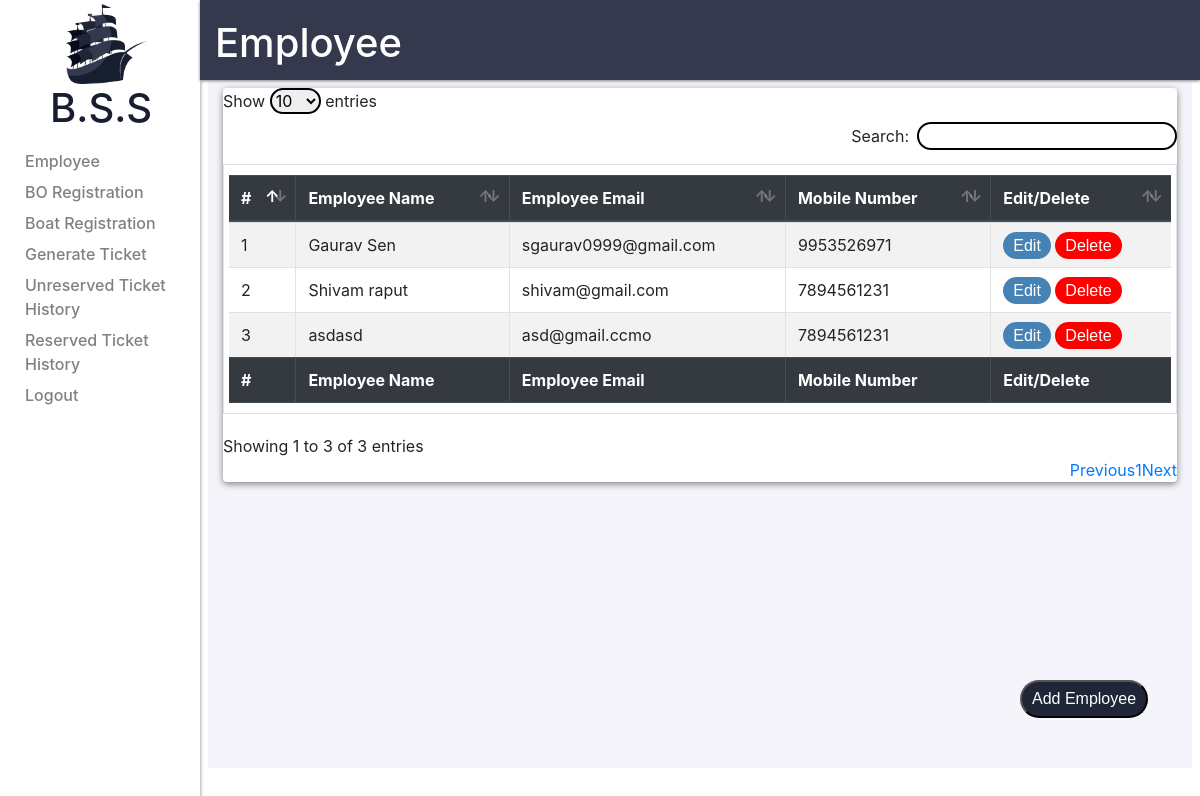
Screenshot of /modules/admin/employee_listing.php (signed in) with the database file from the repository.
### tables this page shows
CREATE TABLE `users` (
  `userid` int(11) NOT NULL,
  `username` varchar(20) NOT NULL,
  `roleid` int(11) NOT NULL,
  `password` longtext NOT NULL,
  `email` varchar(60) NOT NULL,
  `mobilenumber` bigint(10) NOT NULL,
  `name` varchar(20) NOT NULL,
  `status` tinyint(1) NOT NULL DEFAULT 0
);

### modules/admin/employee_listing.php (the view, shortened to what this page needs)
<?php
require"../../includes/admin/layout/head.php";
require"../../includes/admin/layout/sidebar.php";
require"../../includes/admin/dbconnect.php";
$listing_query="SELECT * FROM users WHERE roleid = 2 && status = 1";
$execute_query=mysqli_query($connect,$listing_query);
$index=1;
?>
<div class="col-10 header_container">
<h1 class=header_name>Employee</h1>
</div>
<div class="container">
    <div class="row">
            <div class="col">
            	<div class="add_button">
					<button type="button" class="add_btn" data-toggle="modal" onclick="addemp()" data-target="#myModal">Add Employee</button>
            	</div>
            	<div class="wrapper">
	            	<table class="table customtable table-striped table-bordered" id="emplist">
	            		<thead class="thead-dark">
	            		<tr>
		        			<th scope="col">#</th>
		            		<th scope="col">Employee Name</th>
		            		<th scope="col">Employee Email</th>
		            		<th scope="col">Mobile Number</th>
		            		<th scope="col">Edit/Delete</th>
		            	</tr>
		            </thead>
		            <tbody>
	<?php
		while($data=mysqli_fetch_assoc($execute_query))
			{
				echo '<tr>';
				echo '<td scope="row">'.$index.'</td>';
				echo '<td>'.$data['name'].'</td>';
				echo '<td>'.$data['email'].'</td>';
				echo '<td>'.$data['mobilenumber'].'</td>';
				echo '<td><a href="#" onclick="editemp('.$data['userid'].')" data-toggle="modal" data-target="#myModal" class="edit_btn">Edit</a> <a href="../../scripts/admin/employee_delete_script.php?id='.$data['userid'].'" class="delete_btn">Delete</a></td>';
				echo '</tr>';
				$index++;
			}
	?>
		         		</tbody>
			       		<tfoot class="thead-dark">
	           				<th scope="col">#</th>
			            		<th scope="col">Employee Name</th>
			            		<th scope="col">Employee Email</th>
			            		<th scope="col">Mobile Number</th>
			            		<th scope="col">Edit/Delete</th>
	        			</tfoot>
	     			</table>
     			</div>
        	</div>
    </div>
</div>

### style/style.css (style rules this page uses)
.header_container { height: 80px; background-color: #34394D; float: right; box-shadow: 0px 1px 3px grey; }
.header_container h1 { color: white; margin: 0% 0%; padding-top: 2%; }
.container { background-color:#F5F4FA ; height: 100%; width: 100%; max-width: 82% !important; max-height: 86% !important; overflow-y: scroll; }
body { margin: 0px; }
.wrapper { background-color: #ffffff; margin: 8px 0px 0px 0px; box-shadow: 0px 2px 7px grey; border-top-right-radius: 4px; border-top-left-radius: 4px; border-bottom-right-radius: 4px; border-bottom-left-radius: 4px; }
.add_button { position: fixed; top: 85%; left: 85%; z-index: 1000; }
.customtable { padding: 10px 5px; }
.row { margin-right: 0px !important; margin-left: 0px !important; }
.col { padding-right: 0px !important; padding-left: 0px !important; }
.edit_btn { padding: 5px 10px !important; border-radius: 20px !important; color: white; font-family: sans-serif; font-weight: 500; background-color: steelblue ; }
.add_btn { padding: 5px 10px !important; border-radius: 20px !important; color: white; font-family: sans-serif; font-weight: 500; background-color: #202538 ; }
.delete_btn { padding: 5px 10px !important; border-radius: 20px !important; color: white; font-family: sans-serif; font-weight: 500; background-color: red ; }

### rows the page displays
users: name "Gaurav Sen", email "sgaurav0999@gmail.com", mobilenumber "9953526971"
users: name "Shivam raput", email "shivam@gmail.com", mobilenumber "7894561231"
users: name "asdasd", email "asd@gmail.ccmo", mobilenumber "7894561231"
